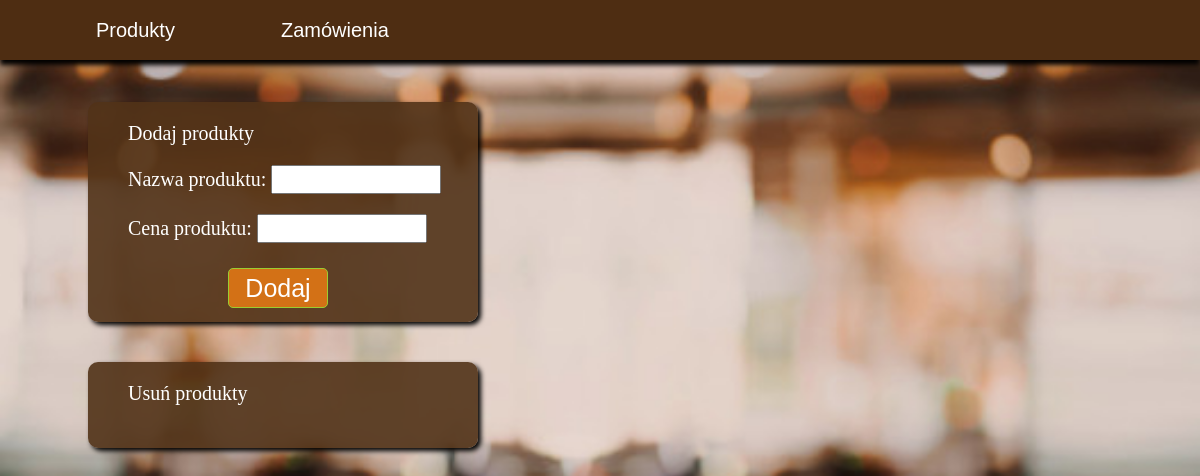
Before: /adminpage.php with the older database file.
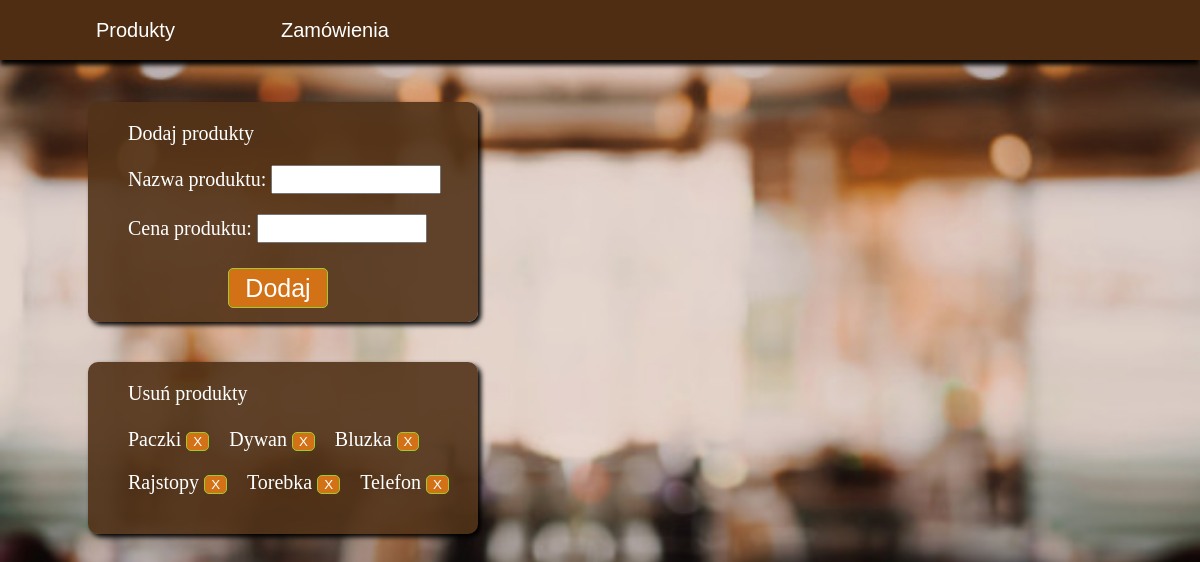
After: the same page with the newer database file.
### tables this page shows
CREATE TABLE `produkty` (
  `idproduktu` int(11) NOT NULL,
  `produkt` varchar(255) NOT NULL,
  `cena` int(11) NOT NULL
);

### adminpage.php (the view, shortened to what this page needs)
<html>
<head>
    <link rel="stylesheet" href="style.css">
</head>
<body>
    <div id="menu">
        <?php include 'adminpanel.php'; ?>
    </div>
<div id="main">
<br><br><br>
<div id="dodaj">
   <form method="POST">
        Dodaj produkty
        <p>Nazwa produktu: <input type="text" name="nazwa"></p>
        <p>Cena produktu: <input type="number" name="cena"></p>
        <p><input type="submit" value="Dodaj" name="click"></p>
    </form>
</div>
<div id="usun">
        Usuń produkty<br><br>
        <?php
            $conn = new mysqli('localhost','root','','sklep');
            $r = $conn->query("SELECT * FROM produkty ;");
            while($row = $r->fetch_assoc())
            {
                echo "<form class='fusun' method='POST'>";
                echo "<div class='pusun'>";
                echo ucfirst($row["produkt"]);
                echo " <input type='submit' name='click2' value='X'>";
                echo "</div>";
                echo "</form>";
            }
        ?>
</div>
</div>
</body>
</html>

### adminpanel.php (shortened to what this page needs)
<input type="button" class="button" value="Produkty" onclick="location.href='adminpage.php'">
<input type="button" class="button" value="Zamówienia" onclick="location.href='adminzamowienia.php'">

### style.css (style rules this page uses)
body { background-image: url(images/background.jpg); background-size: cover; }
#menu { position: fixed; height: 60px; left: 0; top: 0; width: 100%; background-color: rgb(78, 45, 18); box-shadow: 0px 5px 5px; z-index: 1; }
#menu > .button { background-color: transparent; border: transparent; margin-left: 90px; margin-top: 5px; height: 50px; font-size: 20px; color: white; }
#usun { width: 240px; height: 350px; }
#dodaj { position: relative; background-color: rgba(82, 50, 24, 0.9); border-radius: 10px; height: 200px; width: 350px; font-size: 20px; padding-left: 40px; padding-top: 20px; margin-top: 40px; margin-left: 80px; color: white; box-shadow: 3px 3px 5px black; }
#dodaj > form > p > input[type=text] { font-size: 20px; width: 170px; }
#dodaj > form > p > input[type=number] { font-size: 20px; width: 170px; }
#dodaj > form > p > input[type=submit] { position: relative; left: 80px; background-color: rgb(211, 113, 22); border: 1px solid yellowgreen; border-radius: 5px; margin-left: 20px; margin-top: 5px; height: 40px; width: 100px; color: white; font-size: 25px; }
#usun { position: relative; background-color: rgba(82, 50, 24, 0.9); border-radius: 10px; height: auto; width: 350px; font-size: 20px; padding-left: 40px; padding-top: 20px; padding-bottom: 20px; margin-top: 40px; margin-left: 80px; color: white; box-shadow: 3px 3px 5px black; }
.fusun { display: inline-block; margin-right: 20px; }
.pusun > input[type=submit] { background-color: rgb(211, 113, 22); border: 1px solid yellowgreen; border-radius: 5px; height: auto; width: auto; color: white; }

Changed rows visible on the page:
added produkty: produkt "Paczki"
added produkty: produkt "Dywan"
added produkty: produkt "Bluzka"
added produkty: produkt "Rajstopy"
added produkty: produkt "Torebka"
added produkty: produkt "Telefon"
